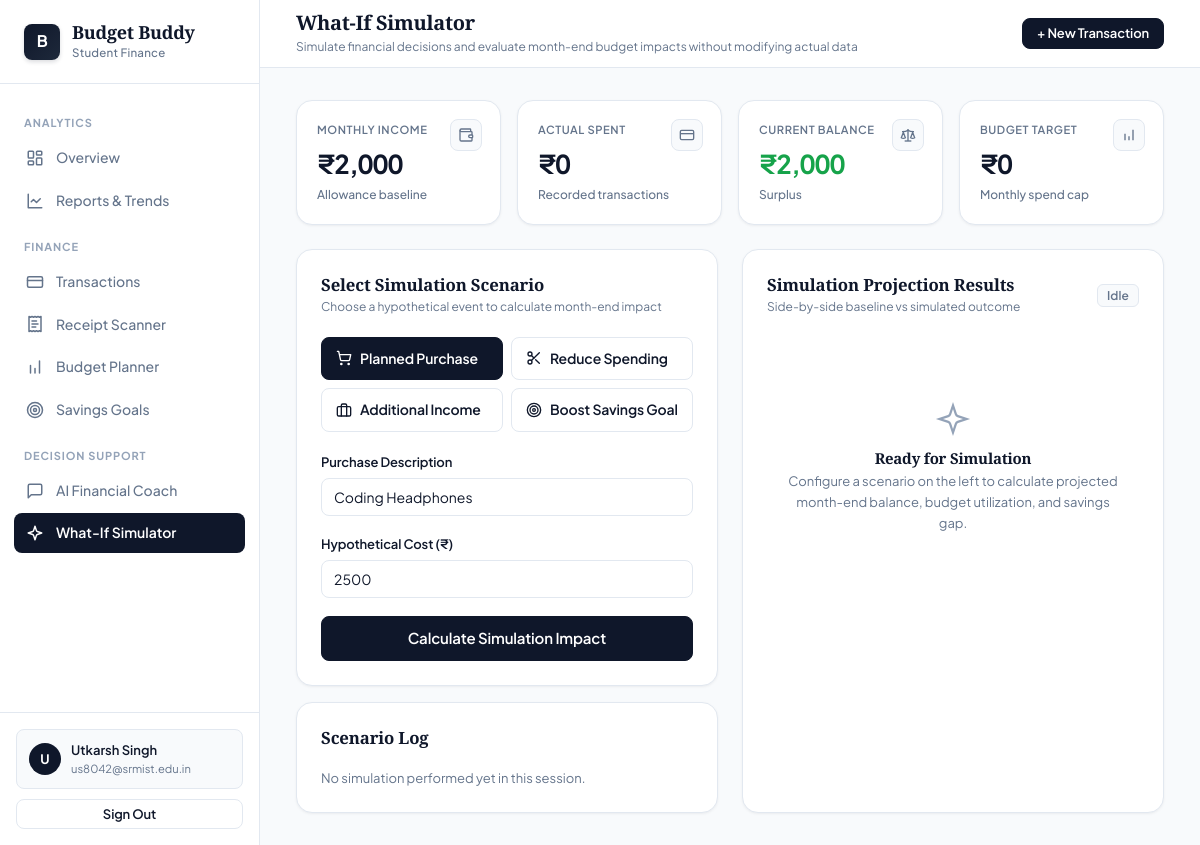
Screenshot of /simulator (signed in) with the database file from the repository.
### tables this page shows
CREATE TABLE profiles (
        id TEXT PRIMARY KEY,
        email TEXT UNIQUE,
        password TEXT,
        name TEXT NOT NULL,
        monthly_income REAL DEFAULT 15000,
        created_at TEXT
    );

### app/routes/simulator.py (the view)
@simulator_bp.route('/simulator')
@login_required
def simulator():
    user_id = session['user_id']
    year, month = get_current_month_year()
    profile = db.get_profile(user_id)
    monthly_income = float(profile.get('monthly_income', 0)) if profile else 0.0
    month_tx = db.get_transactions_by_month(user_id, year, month)
    analysis = analysis_service.analyze_spending(month_tx, year, month)
    budget = db.get_budget(user_id, year, month)
    budget_amount = float(budget['amount']) if budget else 0.0
    savings_target = float(budget['savings_target']) if budget else 0.0
    total_expenses = analysis['total_expenses']
    current_balance = monthly_income - total_expenses
    goals = db.get_goals(user_id)
    return render_template(
        'simulator.html',
        monthly_income=monthly_income,
        total_expenses=total_expenses,
        current_balance=current_balance,
        budget_amount=budget_amount,
        savings_target=savings_target,
        category_spending=analysis['category_spending'],
        goals=goals,
        profile=profile
    )

### app/services/analysis_service.py (called while the page is built, shortened)
def analyze_spending(transactions: list, year: int = None, month: int = None) -> dict:
    if not transactions:
        return _empty_analysis()

def _empty_analysis() -> dict:
    return {
        'total_expenses': 0.0,
        'total_income': 0.0,
        'category_spending': {},
        'avg_daily_spending': 0.0,
        'largest_expenses': [],
        'weekly_spending': {},
        'monthly_trend': {},
        'transaction_count': 0
    }

### app/services/local_db.py (called while the page is built, shortened)
def get_db():
    conn = sqlite3.connect(DB_PATH)
    conn.row_factory = sqlite3.Row
    return conn

def local_get_profile(user_id: str):
    init_local_db()
    conn = get_db()
    cursor = conn.cursor()
    cursor.execute("SELECT * FROM profiles WHERE id = ?", (user_id,))
    row = cursor.fetchone()
    conn.close()
    if row:
        return dict(row)
    return {'id': user_id, 'name': 'College Student', 'monthly_income': 15000.0}

def local_get_transactions_by_month(user_id: str, year: int, month: int):
    init_local_db()
    conn = get_db()
    cursor = conn.cursor()
    start = f"{year}-{month:02d}-01"
    last_day = calendar.monthrange(year, month)[1]
    end = f"{year}-{month:02d}-{last_day}"
    cursor.execute("SELECT * FROM transactions WHERE user_id = ? AND date >= ? AND date <= ? ORDER BY date DESC", (user_id, start, end))
    rows = cursor.fetchall()
    conn.close()
    return [dict(r) for r in rows]

def local_get_budget(user_id: str, year: int, month: int):
    init_local_db()
    conn = get_db()
    cursor = conn.cursor()
    cursor.execute("SELECT * FROM budgets WHERE user_id = ? AND year = ? AND month = ?", (user_id, year, month))
    b_row = cursor.fetchone()
    if not b_row:
        conn.close()
        return None

def local_get_goals(user_id: str):
    init_local_db()
    conn = get_db()
    cursor = conn.cursor()
    cursor.execute("SELECT * FROM savings_goals WHERE user_id = ?", (user_id,))
    rows = cursor.fetchall()
    conn.close()
    return [dict(r) for r in rows]

### app/services/supabase_service.py (called while the page is built, shortened)
def is_local_user(user_id: str) -> bool:
    if not user_id:
        return False
    try:
        from flask import session
        tok = session.get('access_token', '')
        if tok and tok.startswith('local-'):
            return True
        if session.get('user_id') == user_id and tok.startswith('local-'):
            return True
    except Exception:
        pass

def get_profile(user_id: str):
    if is_local_user(user_id):
        return local_db.local_get_profile(user_id)

### app/templates/simulator.html (shortened to what this page needs)
{% extends "base.html" %}
{% block page_title %}What-If Simulator{% endblock %}
{% block page_subtitle %}Simulate financial decisions and evaluate month-end budget impacts without modifying actual data{% endblock %}
{% block content %}
<div class="stats-grid mb-24">
  <div class="stat-card">
    <div class="label">Monthly Income</div>
    <div class="value">₹{{ "{:,.0f}".format(monthly_income) }}</div>
    <div class="meta">Allowance baseline</div>
    <div class="icon-chip">
      <svg viewBox="0 0 24 24"><path d="M19 7V4a1 1 0 0 0-1-1H5a2 2 0 0 0 0 4h15a1 1 0 0 1 1 1v4h-3a2 2 0 0 0 0 4h3a1 1 0 0 0 1-1v-2a1 1 0 0 0-1-1"/><path d="M3 5v14a2 2 0 0 0 2 2h15a1 1 0 0 0 1-1v-4"/></svg>
    </div>
  </div>
  <div class="stat-card">
    <div class="label">Actual Spent</div>
    <div class="value">₹{{ "{:,.0f}".format(total_expenses) }}</div>
    <div class="meta">Recorded transactions</div>
    <div class="icon-chip">
      <svg viewBox="0 0 24 24"><rect width="20" height="14" x="2" y="5" rx="2"/><line x1="2" x2="22" y1="10" y2="10"/></svg>
    </div>
  </div>
  <div class="stat-card">
    <div class="label">Current Balance</div>
    <div class="value {{ 'success' if current_balance >= 0 else 'danger' }}">₹{{ "{:,.0f}".format(current_balance | abs) }}</div>
    <div class="meta">{{ 'Surplus' if current_balance >= 0 else 'Deficit' }}</div>
    <div class="icon-chip">
      <svg viewBox="0 0 24 24"><path d="m16 16 3-8 3 8c-.87.65-1.92 1-3 1s-2.13-.35-3-1Z"/><path d="m2 16 3-8 3 8c-.87.65-1.92 1-3 1s-2.13-.35-3-1Z"/><path d="M7 21h10"/><path d="M12 3v18"/><path d="M3 7h2c2 0 5-1 7-2 2 1 5 2 7 2h2"/></svg>
    </div>
  </div>
  <div class="stat-card">
    <div class="label">Budget Target</div>
    <div class="value">₹{{ "{:,.0f}".format(budget_amount) }}</div>
    <div class="meta">Monthly spend cap</div>
    <div class="icon-chip">
      <svg viewBox="0 0 24 24"><path d="M12 20v-6M6 20V10M18 20V4"/></svg>
    </div>
  </div>
</div>
<div class="grid-2">
  <div class="d-flex flex-col gap-16">
    <div class="card">
      <div class="card-header">
        <div>
          <h5 class="card-title">Select Simulation Scenario</h5>
          <div class="card-subtitle">Choose a hypothetical event to calculate month-end impact</div>
        </div>
      </div>
      <div style="display: grid; grid-template-columns: 1fr 1fr; gap: 8px; margin-bottom: 20px;">
        <button type="button" id="btn_purchase" class="btn btn-outline" onclick="setScenario('purchase')" style="justify-content: flex-start; padding: 12px 14px;">
          <svg viewBox="0 0 24 24"><circle cx="8" cy="21" r="1"/><circle cx="19" cy="21" r="1"/><path d="M2.05 2.05h2l2.66 12.42a2 2 0 0 0 2 1.58h9.78a2 2 0 0 0 1.95-1.57l1.65-7.43H5.12"/></svg>
          Planned Purchase
        </button>
        <button type="button" id="btn_reduce_category" class="btn btn-outline" onclick="setScenario('reduce_category')" style="justify-content: flex-start; padding: 12px 14px;">
          <svg viewBox="0 0 24 24"><circle cx="6" cy="6" r="3"/><circle cx="6" cy="18" r="3"/><line x1="20" x2="8.12" y1="4" y2="15.88"/><line x1="14.47" x2="20" y1="14.48" y2="20"/><line x1="8.12" x2="12" y1="8.12" y2="12"/></svg>
          Reduce Spending
        </button>
        <button type="button" id="btn_increase_income" class="btn btn-outline" onclick="setScenario('increase_income')" style="justify-content: flex-start; padding: 12px 14px;">
          <svg viewBox="0 0 24 24"><rect width="20" height="14" x="2" y="7" rx="2" ry="2"/><path d="M16 21V5a2 2 0 0 0-2-2h-4a2 2 0 0 0-2 2v16"/></svg>
          Additional Income
        </button>
        <button type="button" id="btn_savings_boost" class="btn btn-outline" onclick="setScenario('savings_boost')" style="justify-content: flex-start; padding: 12px 14px;">
          <svg viewBox="0 0 24 24"><circle cx="12" cy="12" r="10"/><circle cx="12" cy="12" r="6"/><circle cx="12" cy="12" r="2"/></svg>
          Boost Savings Goal
        </button>
      </div>
      <div id="form_purchase" style="display: none;">
        <div class="form-group">
          <label class="form-label">Purchase Description</label>
          <input type="text" id="p_desc" class="form-control" placeholder="e.g. Noise Cancelling Headphones, Trip Ticket" value="Coding Headphones"/>
        </div>
        <div class="form-group">
          <label class="form-label">Hypothetical Cost (₹)</label>
          <input type="number" id="p_amount" class="form-control" placeholder="e.g. 2500" value="2500" min="0" step="any"/>
        </div>
      </div>
      <button type="button" id="runSimButton" class="btn btn-primary btn-block btn-lg mt-8" onclick="executeSimulation()" style="display: none;">
        Calculate Simulation Impact
      </button>
    </div>
    <div class="card">
      <div class="card-header">
        <h5 class="card-title">Scenario Log</h5>
      </div>
      <div id="simulationNotes" style="font-size: 0.8125rem; color: var(--text-secondary);">
        No simulation performed yet in this session.
      </div>
    </div>
  </div>
  <div class="card">
    <div class="card-header">
      <div>
        <h5 class="card-title">Simulation Projection Results</h5>
        <div class="card-subtitle">Side-by-side baseline vs simulated outcome</div>
      </div>
      <span id="simStatusBadge" class="badge badge-neutral">Idle</span>
    </div>
    <div id="emptySimState" class="empty-state" style="padding: 64px 16px;">
      <div class="icon">
        <svg viewBox="0 0 24 24"><path d="m12 3-1.912 5.813a2 2 0 0 1-1.275 1.275L3 12l5.813 1.912a2 2 0 0 1 1.275 1.275L12 21l1.912-5.813a2 2 0 0 1 1.275-1.275L21 12l-5.813-1.912a2 2 0 0 1-1.275-1.275L12 3Z"/></svg>
      </div>
      <h5>Ready for Simulation</h5>
      <p>Configure a scenario on the left to calculate projected month-end balance, budget utilization, and savings gap.</p>
    </div>
  </div>
</div>
{% endblock %}

### app/templates/base.html (shortened to what this page needs)
<!DOCTYPE html>
<html lang="en">
<head>
  <link rel="stylesheet" href="{{ url_for('static', filename='css/style.css') }}" />
</head>
<body>
  <div class="app-wrapper">
    <aside class="sidebar" id="sidebar">
      <div class="sidebar-logo">
        <div class="logo-badge">B</div>
        <div>
          <div class="logo-title">Budget Buddy</div>
          <div class="logo-sub">Student Finance</div>
        </div>
      </div>
      <nav class="sidebar-nav">
        <span class="nav-label">Analytics</span>
        <a href="{{ url_for('dashboard.dashboard') }}" class="nav-item {% if request.endpoint == 'dashboard.dashboard' %}active{% endif %}">
          <svg class="nav-icon-svg" viewBox="0 0 24 24"><rect width="7" height="9" x="3" y="3" rx="1"/><rect width="7" height="5" x="14" y="3" rx="1"/><rect width="7" height="9" x="14" y="12" rx="1"/><rect width="7" height="5" x="3" y="16" rx="1"/></svg>
          <span>Overview</span>
        </a>
        <a href="{{ url_for('reports.reports') }}" class="nav-item {% if request.endpoint == 'reports.reports' %}active{% endif %}">
          <svg class="nav-icon-svg" viewBox="0 0 24 24"><path d="M3 3v18h18"/><path d="m19 9-5 5-4-4-3 3"/></svg>
          <span>Reports & Trends</span>
        </a>
        <span class="nav-label">Finance</span>
        <a href="{{ url_for('transactions.transactions') }}" class="nav-item {% if 'transactions' in request.endpoint %}active{% endif %}">
          <svg class="nav-icon-svg" viewBox="0 0 24 24"><rect width="20" height="14" x="2" y="5" rx="2"/><line x1="2" x2="22" y1="10" y2="10"/></svg>
          <span>Transactions</span>
        </a>
        <a href="{{ url_for('receipt.receipt') }}" class="nav-item {% if request.endpoint == 'receipt.receipt' %}active{% endif %}">
          <svg class="nav-icon-svg" viewBox="0 0 24 24"><path d="M4 2v20l2-1 2 1 2-1 2 1 2-1 2 1 2-1 2 1V2l-2 1-2-1-2 1-2-1-2 1-2-1-2 1Z"/><path d="M14 8H8"/><path d="M16 12H8"/><path d="M13 16H8"/></svg>
          <span>Receipt Scanner</span>
        </a>
        <a href="{{ url_for('budget.budget') }}" class="nav-item {% if request.endpoint == 'budget.budget' %}active{% endif %}">
          <svg class="nav-icon-svg" viewBox="0 0 24 24"><path d="M12 20v-6M6 20V10M18 20V4"/></svg>
          <span>Budget Planner</span>
        </a>
        <a href="{{ url_for('goals.goals') }}" class="nav-item {% if request.endpoint == 'goals.goals' %}active{% endif %}">
          <svg class="nav-icon-svg" viewBox="0 0 24 24"><circle cx="12" cy="12" r="10"/><circle cx="12" cy="12" r="6"/><circle cx="12" cy="12" r="2"/></svg>
          <span>Savings Goals</span>
        </a>
        <span class="nav-label">Decision Support</span>
        <a href="{{ url_for('ai.coach') }}" class="nav-item {% if request.endpoint == 'ai.coach' %}active{% endif %}">
          <svg class="nav-icon-svg" viewBox="0 0 24 24"><path d="M21 15a2 2 0 0 1-2 2H7l-4 4V5a2 2 0 0 1 2-2h14a2 2 0 0 1 2 2z"/></svg>
          <span>AI Financial Coach</span>
        </a>
        <a href="{{ url_for('simulator.simulator') }}" class="nav-item {% if request.endpoint == 'simulator.simulator' %}active{% endif %}">
          <svg class="nav-icon-svg" viewBox="0 0 24 24"><path d="m12 3-1.912 5.813a2 2 0 0 1-1.275 1.275L3 12l5.813 1.912a2 2 0 0 1 1.275 1.275L12 21l1.912-5.813a2 2 0 0 1 1.275-1.275L21 12l-5.813-1.912a2 2 0 0 1-1.275-1.275L12 3Z"/></svg>
          <span>What-If Simulator</span>
        </a>
      </nav>
      <div class="sidebar-footer">
        <div class="user-profile-widget">
          <div class="user-avatar">{{ session.get('user_name', 'S')[0].upper() }}</div>
          <div class="user-meta">
            <span class="name">{{ session.get('user_name', 'College Student') }}</span>
            <span class="email">{{ session.get('user_email', 'student@college.edu') }}</span>
          </div>
        </div>
        <a href="{{ url_for('auth.logout') }}" class="btn btn-outline btn-block btn-sm">
          Sign Out
        </a>
      </div>
    </aside>
    <div class="main-content">
      <header class="topbar">
        <div class="topbar-header">
          <h4>{% block page_title %}Overview{% endblock %}</h4>
          <p>{% block page_subtitle %}College student financial tracking and planning{% endblock %}</p>
        </div>
        <div class="topbar-actions">
          {% block topbar_actions %}
          <a href="{{ url_for('transactions.transactions') }}" class="btn btn-primary btn-sm">
            + New Transaction
          </a>
          {% endblock %}
        </div>
      </header>
      <main class="page-container">
        {% block content %}{% endblock %}
      </main>
    </div>
  </div>
</body>
</html>

### rows the page displays
profiles: get "Utkarsh Singh", get "us8042@srmist.edu.in", monthly_income "2,000"

### other values shown
{{ session.get('user_name', 'S')[0].upper() }} "U"
{{ "{:,.0f}".format(total_expenses) }} "0"
{{ "{:,.0f}".format(current_balance | abs) }} "2,000"
{{ 'Surplus' if current_balance >= 0 else 'Deficit' }} "Surplus"
{{ "{:,.0f}".format(budget_amount) }} "0"
